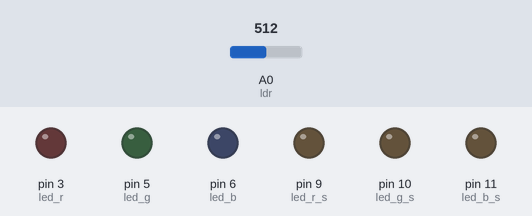
A sketch run on a simulated Arduino Uno, built with avr-gcc and run on an emulated ATmega328P. Parts: output pins drawn as LEDs (lit = HIGH). The test bench sets the inputs (shaded band); at power-on: A0 (ldr) = 512.

Above: at 36.2 s.
At 36.87 s:
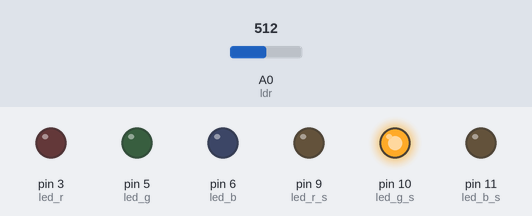
At 37.88 s:
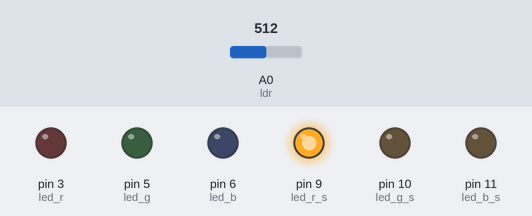
At 38.49 s:
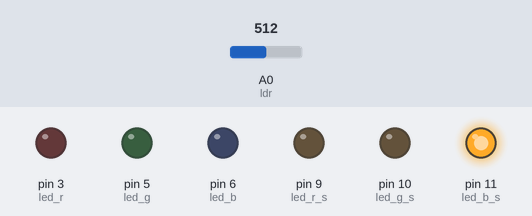
Timing chart, 0 to 39.0 s (numbered marks = the images above):
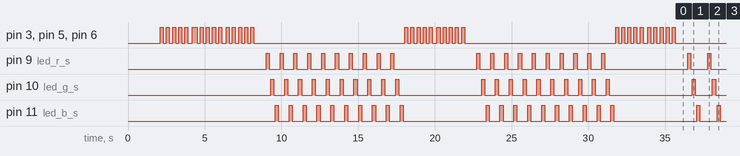

Measured:
- by itself, pin 9 (led_r_s): HIGH → LOW at 9.2 s, → HIGH 0.70 s later, → LOW 0.20 s later, → HIGH 0.70 s later, … (183 changes in this stretch)
- by itself, pin 10 (led_g_s): HIGH → LOW at 9.5 s, → HIGH 0.70 s later, → LOW 0.20 s later, → HIGH 0.70 s later, … (181 changes in this stretch)
- by itself, pin 11 (led_b_s): HIGH → LOW at 9.8 s, → HIGH 0.70 s later, → LOW 0.20 s later, → HIGH 0.70 s later, … (181 changes in this stretch)

The sketch:

luminariaCamaleao.ino
```cpp
// (licence header left out)
// Definição de pinos
#define ldr A0
#define led_r 3
#define led_g 5
#define led_b 6
#define led_r_s 9
#define led_g_s 10
#define led_b_s 11

// Parêmetros do sensor
#define toleraciaDeteccao 5
#define  mediasSensor 10

// Corretor Gamma
const uint8_t PROGMEM gamma8[] = {
    0,  0,  0,  0,  0,  0,  0,  0,  0,  0,  0,  0,  0,  0,  0,  0,
    0,  0,  0,  0,  0,  0,  0,  0,  0,  0,  0,  0,  1,  1,  1,  1,
    1,  1,  1,  1,  1,  1,  1,  1,  1,  2,  2,  2,  2,  2,  2,  2,
    2,  3,  3,  3,  3,  3,  3,  3,  4,  4,  4,  4,  4,  5,  5,  5,
    5,  6,  6,  6,  6,  7,  7,  7,  7,  8,  8,  8,  9,  9,  9, 10,
   10, 10, 11, 11, 11, 12, 12, 13, 13, 13, 14, 14, 15, 15, 16, 16,
   17, 17, 18, 18, 19, 19, 20, 20, 21, 21, 22, 22, 23, 24, 24, 25,
   25, 26, 27, 27, 28, 29, 29, 30, 31, 32, 32, 33, 34, 35, 35, 36,
   37, 38, 39, 39, 40, 41, 42, 43, 44, 45, 46, 47, 48, 49, 50, 50,
   51, 52, 54, 55, 56, 57, 58, 59, 60, 61, 62, 63, 64, 66, 67, 68,
   69, 70, 72, 73, 74, 75, 77, 78, 79, 81, 82, 83, 85, 86, 87, 89,
   90, 92, 93, 95, 96, 98, 99,101,102,104,105,107,109,110,112,114,
  115,117,119,120,122,124,126,127,129,131,133,135,137,138,140,142,
  144,146,148,150,152,154,156,158,160,162,164,167,169,171,173,175,
  177,180,182,184,186,189,191,193,196,198,200,203,205,208,210,213,
  215,218,220,223,225,228,231,233,236,239,241,244,247,249,252,255 };

int leitura_ldr[3];             // Variavel para armazenar a leitura atual do sensor
int color_cal[3], black_cal[3]; // Variáveis para armazenar o valor máximo e mínimo de leitura do sensor
int ambiente_cal, objeto_cal;   // Variáveis para guardar a intensidade luminosa do ambiente e do sensor tampado

// Variáveis para armazenar a ultima cor do sensor
unsigned char lastRed = 0, lastGreen = 0, lastBlue = 0;

// a função setup roda assim que você pressiona o botão de reset ou liga a placa:
void setup() {

  // Define os pinos dos LEDs RGB como saída
  pinMode(led_r, OUTPUT);
  pinMode(led_g, OUTPUT);
  pinMode(led_b, OUTPUT);
  pinMode(led_r_s, OUTPUT);
  pinMode(led_g_s, OUTPUT);
  pinMode(led_b_s, OUTPUT);

  // Certifica-se que os LEDs se iniciem apagados
  digitalWrite(led_r, LOW);
  digitalWrite(led_g, LOW);
  digitalWrite(led_b, LOW);
  digitalWrite(led_r_s, LOW);
  digitalWrite(led_g_s, LOW);
  digitalWrite(led_b_s, LOW);

  //aguarda 2 segundos para o início da calibração
  delay(2000);
  calibrar_sensor(); // Chama a rotina de calibração

}

// a função loop executa as instruções em sequência e repete para sempre:
void loop() {

  while(analogRead(ldr) > objeto_cal); // Aguarda a aproximação de um objeto
  delay(500); // Delay para estabilização do objeto na área do sensor

  leSensor();   // Chama a rotina de leitura do sensor
  atualizaCores(); // Atualiza a cor do LED principal

  while(analogRead(ldr) < ambiente_cal); // Aguarda a remoção do objeto

}

// Rotina de calibração do sensor
void calibrar_sensor() {

  // Analiza a luminosidade do ambiente
  ambiente_cal = mediaLeituras(mediasSensor);
  ambiente_cal -= ambiente_cal/toleraciaDeteccao; // Tolerância para facilitar detecção

  blinkLed(); // Pisca LED para indicar a sequência na calibração

  digitalWrite(led_r, HIGH);
  digitalWrite(led_g, HIGH);
  digitalWrite(led_b, HIGH);

  // Analiza a intesidade de luz com o objeto colocado em frente ao sensor
  objeto_cal = mediaLeituras(mediasSensor);
  objeto_cal += objeto_cal/toleraciaDeteccao; // Tolerância para facilitar detecção

  digitalWrite(led_r, LOW);
  digitalWrite(led_g, LOW);
  digitalWrite(led_b, LOW);

  blinkLed();
  while(analogRead(ldr) < ambiente_cal); // Aguarda a remoção do objeto

  // Início de calibração para valor máximo de leitura do sensor
  color_cal[0] = 0;
  color_cal[1] = 0;
  color_cal[2] = 0;

  blinkLed();

  while(analogRead(ldr) > objeto_cal); // Aguarda a aproximação de um objeto
  delay(500); // Delay para estabilização do objeto na área do sensor

  // São realizadas 10 medidas para encontrar o valor máximo registrado pelo sensor
  for(int i = 0; i < 10; i++)
  {

    digitalWrite(led_r_s, HIGH); // Acende o LED vermelho
    delay(100); // Aguarda 100ms para estabilizar o LDR

    // Realiza leitura do sensor e avalia se é o maior valor encontrado para o vermelho
    leitura_ldr[0] = mediaLeituras(mediasSensor);
    if (leitura_ldr[0] > color_cal[0]) {
      color_cal[0] = leitura_ldr[0];
    }

    digitalWrite(led_r_s, LOW); // Apaga o LED vermelho
    delay(100); // Aguarda 100ms para estabilizar o LDR

    digitalWrite(led_g_s, HIGH); // Acende o LED verde
    delay(100); // Aguarda 100ms para estabilizar o LDR

    // Realiza leitura do sensor e avalia se é o maior valor encontrado para o verde
    leitura_ldr[1] = mediaLeituras(mediasSensor);
    if (leitura_ldr[1] > color_cal[1]) {
      color_cal[1] = leitura_ldr[1];
    }

    digitalWrite(led_g_s, LOW); // Apaga o LED verde
    delay(100); // Aguarda 100ms para estabilizar o LDR

    digitalWrite(led_b_s, HIGH); // Acende o LED azul
    delay(100); // Aguarda 100ms para estabilizar o LDR

    // Realiza leitura do sensor e avalia se é o maior valor encontrado para o azul
    leitura_ldr[2] = mediaLeituras(mediasSensor);
    if (leitura_ldr[2] > color_cal[2]) {
      color_cal[2] = leitura_ldr[2];
    }

    digitalWrite(led_b_s, LOW); // Apaga o LED azul
    delay(100); // Aguarda 100ms para estabilizar o LDR

  }

  blinkLed();
  while(analogRead(ldr) < ambiente_cal); // Aguarda a remoção do objeto

  // Início de calibração para valor mínimo de leitura do sensor
  black_cal[0] = 1023;
  black_cal[1] = 1023;
  black_cal[2] = 1023;

  blinkLed();

  while(analogRead(A0) > objeto_cal); // Aguarda a aproximação de um objeto
  delay(500); // Delay para estabilização do objeto na área do sensor

  // São realizadas 10 medidas para encontrar o valor mínimo registrado pelo sensor
  for(int i = 0; i < 10; i++)
  {

    digitalWrite(led_r_s, HIGH);
    delay(100);

    leitura_ldr[0] = mediaLeituras(mediasSensor);
    if (leitura_ldr[0] < black_cal[0]) {
      black_cal[0] = leitura_ldr[0];
    }

    digitalWrite(led_r_s, LOW);
    delay(100);

    digitalWrite(led_g_s, HIGH);
    delay(100);

    leitura_ldr[1] = mediaLeituras(mediasSensor);
    if (leitura_ldr[1] < black_cal[1]) {
      black_cal[1] = leitura_ldr[1];
    }

    digitalWrite(led_g_s, LOW);
    delay(100);

    digitalWrite(led_b_s, HIGH);
    delay(100);

    leitura_ldr[2] = mediaLeituras(mediasSensor);
    if (leitura_ldr[2] < black_cal[2]) {
      black_cal[2] = leitura_ldr[2];
    }

    digitalWrite(led_b_s, LOW);
    delay(100);

  }

  blinkLed();
  while(analogRead(ldr) < ambiente_cal); // Aguarda a remoção do objeto

  // Fim da calibração
  blinkLed();
}

// Rotina para piscar o LED durante 2 segundos
void blinkLed() {
  for(int i = 0; i < 10; i++) {
    digitalWrite(led_r, !digitalRead(led_r));
    digitalWrite(led_g, !digitalRead(led_g));
    digitalWrite(led_b, !digitalRead(led_b));
    delay(200);
  }
  digitalWrite(led_r, LOW);
  digitalWrite(led_g, LOW);
  digitalWrite(led_b, LOW);
  delay(100);
}

// Rotina para realizar média nas leituras do sensor
int mediaLeituras(int vezes) {

  int leitura;
  int acumulador = 0;

  // Soma a leitura do sensor à variável acumulador pelo número de vezes
  for(int i = 0; i < vezes; i++){
    leitura = analogRead(ldr);
    acumulador += leitura;
    delay(10);
  }

  // Calcula a média
  return((acumulador)/vezes);

}

// Rotina de leitura do sensor
void leSensor() {

  digitalWrite(led_r_s, HIGH); // Acende o LED vermelho
  delay(100); // Aguarda 100ms para o LDR estabilizar

  leitura_ldr[0] = mediaLeituras(mediasSensor); // Realiza a leitura do sensor

  digitalWrite(led_r_s, LOW); // Apaga o LED vermelho
  delay(100); // Aguarda 100ms para o LDR estabilizar

  digitalWrite(led_g_s, HIGH); // Acende o LED verde
  delay(100); // Aguarda 100ms para o LDR estabilizar

  leitura_ldr[1] = mediaLeituras(mediasSensor); // Realiza a leitura do sensor

  digitalWrite(led_g_s, LOW); // // Apaga o LED verde
  delay(100); // Aguarda 100ms para o LDR estabilizar

  digitalWrite(led_b_s, HIGH); // Acende o LED azul
  delay(100); // Aguarda 100ms para o LDR estabilizar

  leitura_ldr[2] = mediaLeituras(mediasSensor); // Realiza a leitura do sensor

  digitalWrite(led_b_s, LOW); // Apaga o LED azul

}

// Rotina para atualizar o valor da cor lida, convertida para a escala RGB
void atualizaCores() {

  // Converte o valor lido do sensor para a escala RGB (0 - 255)
  unsigned char red = constrain(map(leitura_ldr[0], black_cal[0], color_cal[0], 0, 255),0,255);
  unsigned char green = constrain(map(leitura_ldr[1], black_cal[1], color_cal[1], 0, 255),0,255);
  unsigned char blue = constrain(map(leitura_ldr[2], black_cal[2], color_cal[2], 0, 255),0,255);

  boolean atualizando = true;
  // Atualiza a cor do LED principal
  while(atualizando) {
    if(red > lastRed) {
      lastRed++;
      analogWrite(led_r, pgm_read_byte(&gamma8[lastRed]));
    } else if(red < lastRed) {
      lastRed--;
      analogWrite(led_r, pgm_read_byte(&gamma8[lastRed]));
    }
    if(green > lastGreen) {
      lastGreen++;
      analogWrite(led_g, pgm_read_byte(&gamma8[lastGreen]));
    } else if(green < lastGreen) {
      lastGreen--;
      analogWrite(led_g, pgm_read_byte(&gamma8[lastGreen]));
    }
    if(blue > lastBlue) {
      lastBlue++;
      analogWrite(led_b, pgm_read_byte(&gamma8[lastBlue]));
    } else if(blue < lastBlue) {
      lastBlue--;
      analogWrite(led_b, pgm_read_byte(&gamma8[lastBlue]));
    }
    delay(10);
    if(red == lastRed && green == lastGreen && blue == lastBlue)
      atualizando = false;
  }

}
```
